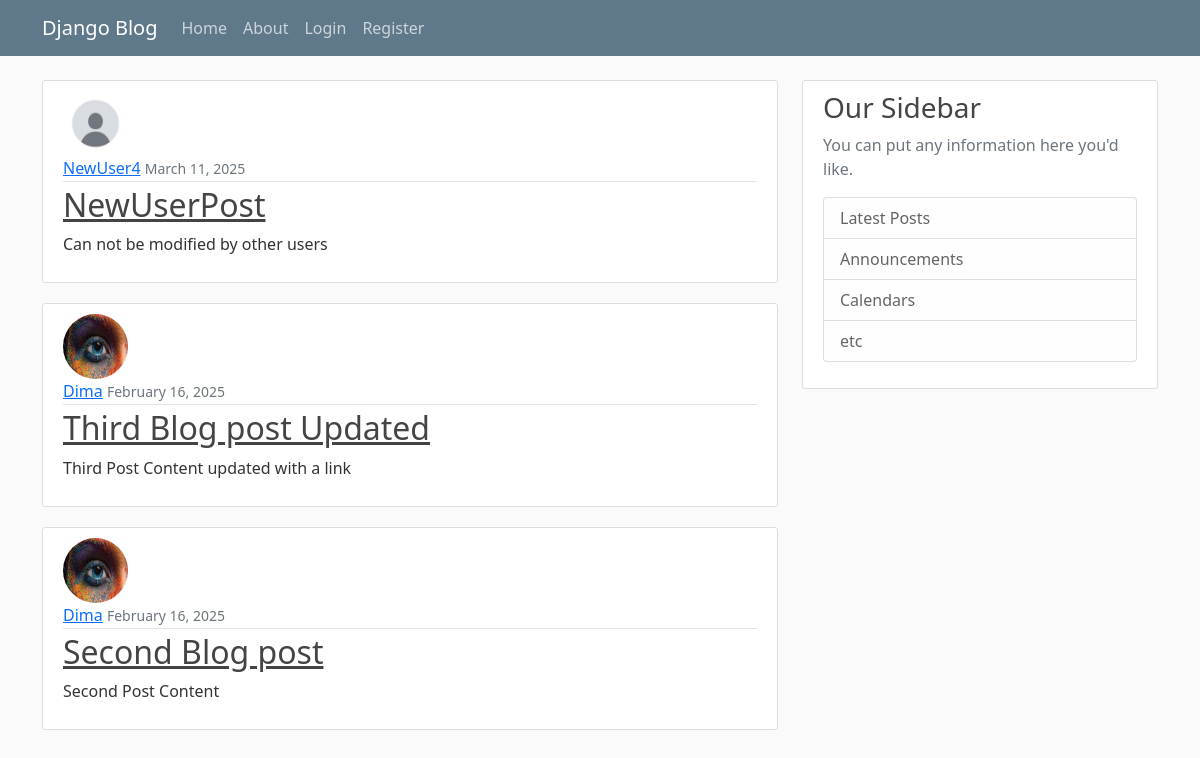
Before: / with the older database file.
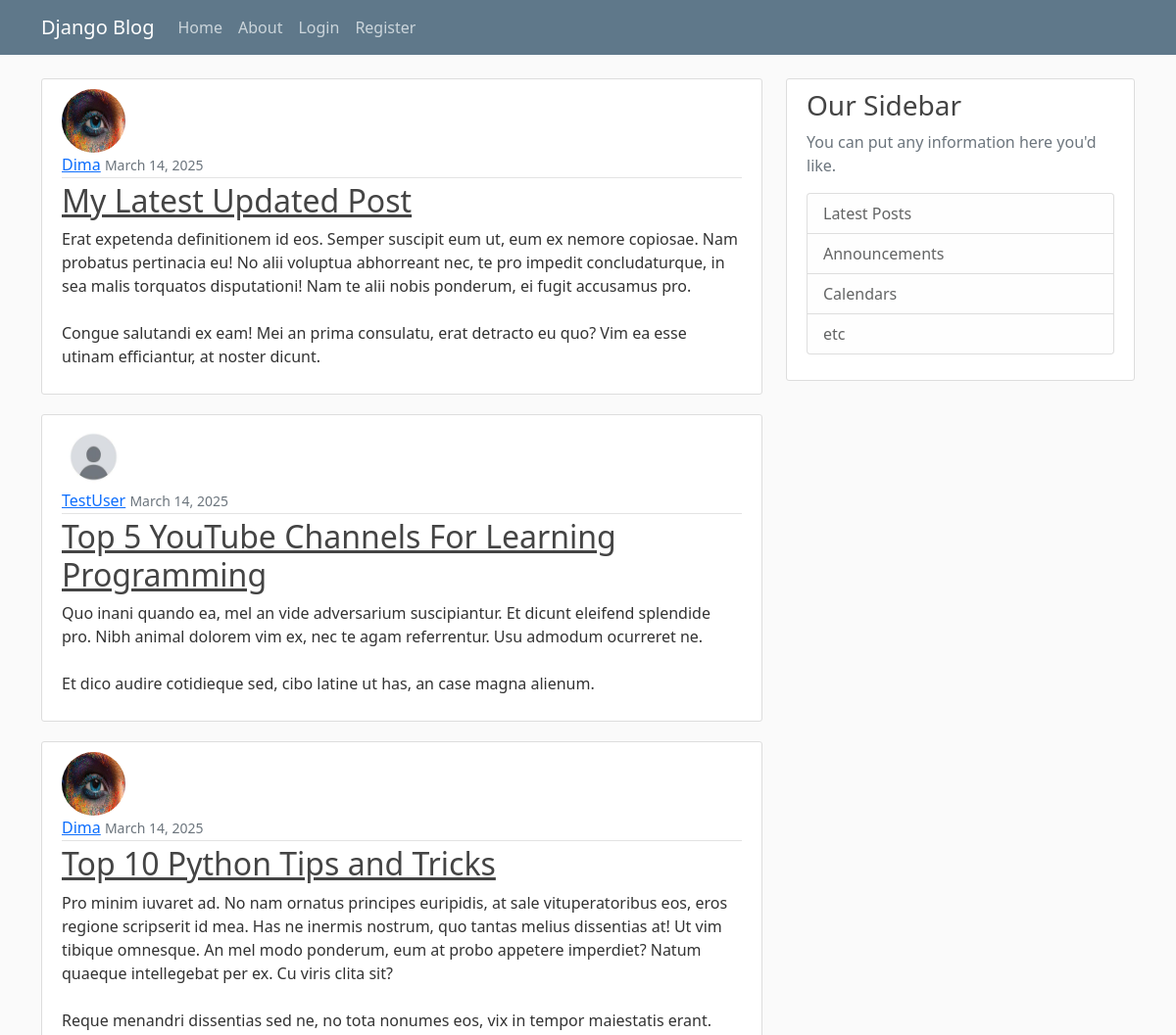
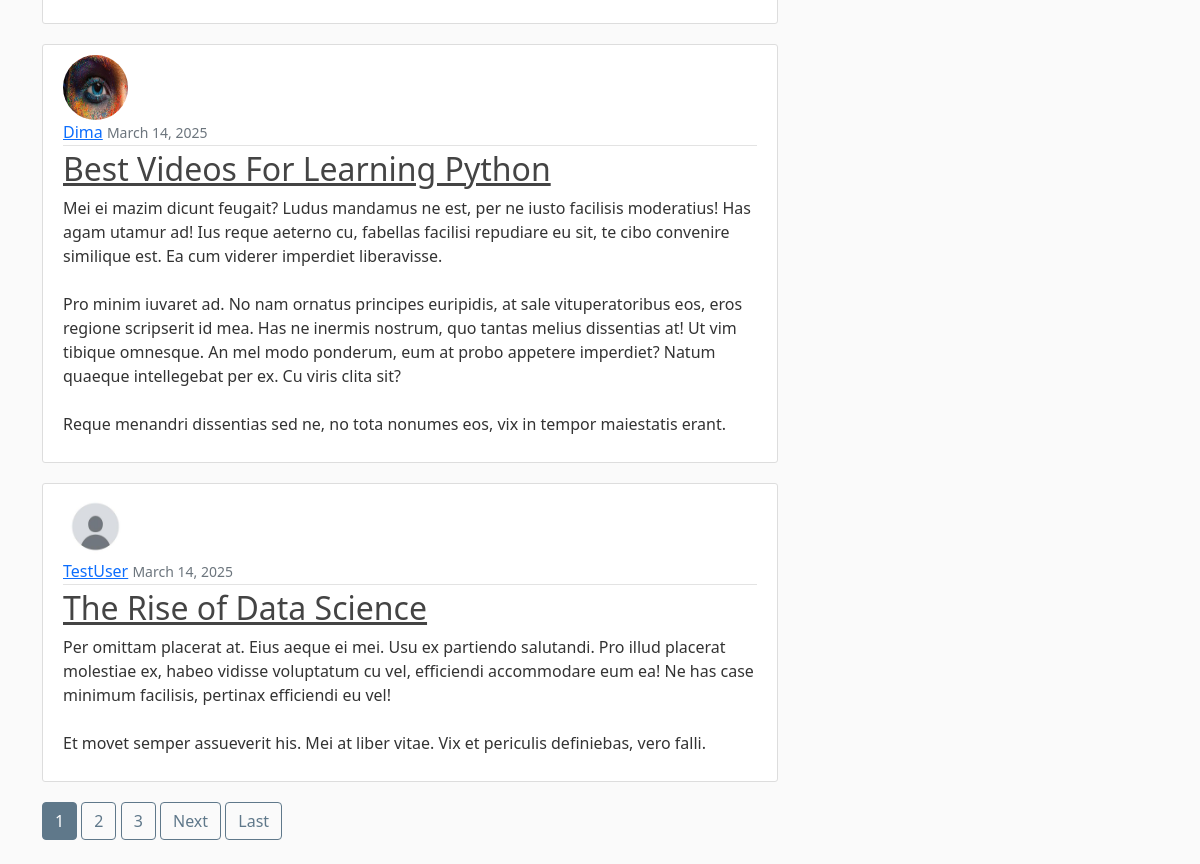
After: the same page with the newer database file (2 pictures, top to bottom).
### blog_app/models.py (models this page shows, shortened)
class Post(models.Model):
    title = models.CharField(max_length=100)
    content = models.TextField()
    date_posted = models.DateTimeField(default=timezone.now)
    author = models.ForeignKey(User, on_delete=models.SET_NULL, null=True, blank=True)

### users/models.py (models this page shows, shortened)
class Profile(models.Model):
    user = models.OneToOneField(User, on_delete=models.CASCADE)
    avatar = models.ImageField(default='default.jpg', upload_to='profile_pics')

### blog_app/views.py (the view)
# urls.py: path('', PostListView.as_view(), name='blog-home'),
class PostListView(ListView):
    model = Post
    template_name = 'blog_app/home.html' # <app>/<model>_<viewtype>.html
    context_object_name = 'posts'
    ordering = ['-date_posted']
    paginate_by = 5

### blog_app/templates/blog_app/home.html (shortened to what this page needs)
{% extends "blog_app/base.html" %}
{% block content %}
    {% for post in posts %}
        <article class="media content-section">
            <img class="rounded-circle article-img" src="{{ post.author.profile.avatar.url }}" alt="{{ post.author.get_full_name|default:post.author.username }} avatar">
            <div class="media-body">
            <div class="article-metadata">
                <a class="mr-2" href="{% url 'user-posts' post.author.username %}">{{ post.author }}</a>
                <small class="text-muted">{{ post.date_posted | date:"F d, Y" }}</small>
            </div>
            <h2><a class="article-title" href="{% url "post-detail" post.id %}">{{ post.title }}</a></h2>
            <p class="article-content">{{ post.content }}</p>
            </div>
        </article>
    {% endfor %}
    {% if is_paginated %}
    {% for num in page_obj.paginator.page_range %}
        {% if page_obj.number == num %}
            <a class="btn btn-info active mb-4" href="?page={{ num }}">{{ num }}</a>
        {% elif num > page_obj.number|add:"-3" and num < page_obj.number|add:"3" %}
            <a class="btn btn-outline-info mb-4" href="?page={{ num }}">{{ num }}</a>
        {% endif %}
    {% endfor %}
    {% if page_obj.has_next %}
        <a class="btn btn-outline-info mb-4" href="?page={{ page_obj.next_page_number }}">Next</a>
        <a class="btn btn-outline-info mb-4" href="?page={{ page_obj.paginator.num_pages }}">Last</a>
    {% endif %}
{% endif %}
{% endblock content %}

Changed rows visible on the page:
no longer on this page (row unchanged): Post: author.profile.avatar (placeholder picture), author "NewUser4", date_posted "March 11, 2025", title "NewUserPost", content "Can not be modified by other users"
no longer on this page (row unchanged): Post: author.profile.avatar (picture), author "Dima", date_posted "February 16, 2025", title "Third Blog post Updated", content "Third Post Content updated with a link"
no longer on this page (row unchanged): Post: author.profile.avatar (picture), author "Dima", date_posted "February 16, 2025", title "Second Blog post", content "Second Post Content"
added Post: author.profile.avatar (picture), author "Dima", date_posted "March 14, 2025", title "My Latest Updated Post", content "Erat expetenda definitionem id eos. Semper suscipit eum ut, eum ex nemore copiosae. Nam probatus pertinacia eu! No alii voluptua abhorreant nec, te pro impedit concludaturque, in sea malis torquatos disputationi! Nam te alii nobis ponderum, ei fugit accusamus pro. Congue salutandi ex eam! Mei an prima consulatu, erat detracto eu quo? Vim ea esse utinam efficiantur, at noster dicunt."
added Post: author.profile.avatar (placeholder picture), author "TestUser", date_posted "March 14, 2025", title "Top 5 YouTube Channels For Learning Programming", content "Quo inani quando ea, mel an vide adversarium suscipiantur. Et dicunt eleifend splendide pro. Nibh animal dolorem vim ex, nec te agam referrentur. Usu admodum ocurreret ne. Et dico audire cotidieque sed, cibo latine ut has, an case magna alienum."
added Post: author.profile.avatar (picture), author "Dima", date_posted "March 14, 2025", title "Top 10 Python Tips and Tricks", content "Pro minim iuvaret ad. No nam ornatus principes euripidis, at sale vituperatoribus eos, eros regione scripserit id mea. Has ne inermis nostrum, quo tantas melius dissentias at! Ut vim tibique omnesque. An mel modo ponderum, eum at probo appetere imperdiet? Natum quaeque intellegebat per ex. Cu viris clita sit? Reque menandri dissentias sed ne, no tota nonumes eos, vix in tempor maiestatis erant."
added Post: author.profile.avatar (picture), author "Dima", date_posted "March 14, 2025", title "Best Videos For Learning Python", content "Mei ei mazim dicunt feugait? Ludus mandamus ne est, per ne iusto facilisis moderatius! Has agam utamur ad! Ius reque aeterno cu, fabellas facilisi repudiare eu sit, te cibo convenire similique est. Ea cum viderer imperdiet liberavisse. Pro minim iuvaret ad. No nam ornatus principes euripidis, at sale vituperatoribus eos, eros regione scripserit id mea. Has ne inermis nostrum, quo tantas melius dissentias at! Ut vim tibique omnesque. An mel modo ponderum, eum at probo appetere imperdiet? Natum quaeque intellegebat per ex. Cu viris clita sit? Reque menandri dissentias sed ne, no tota nonumes eos, vix in tempor maiestatis erant."
added Post: author.profile.avatar (placeholder picture), author "TestUser", date_posted "March 14, 2025", title "The Rise of Data Science", content "Per omittam placerat at. Eius aeque ei mei. Usu ex partiendo salutandi. Pro illud placerat molestiae ex, habeo vidisse voluptatum cu vel, efficiendi accommodare eum ea! Ne has case minimum facilisis, pertinax efficiendi eu vel! Et movet semper assueverit his. Mei at liber vitae. Vix et periculis definiebas, vero falli."
Other visible differences:
new list line: "1"
new list line: "2"
new list line: "3"
text now shown: "Next Last"
